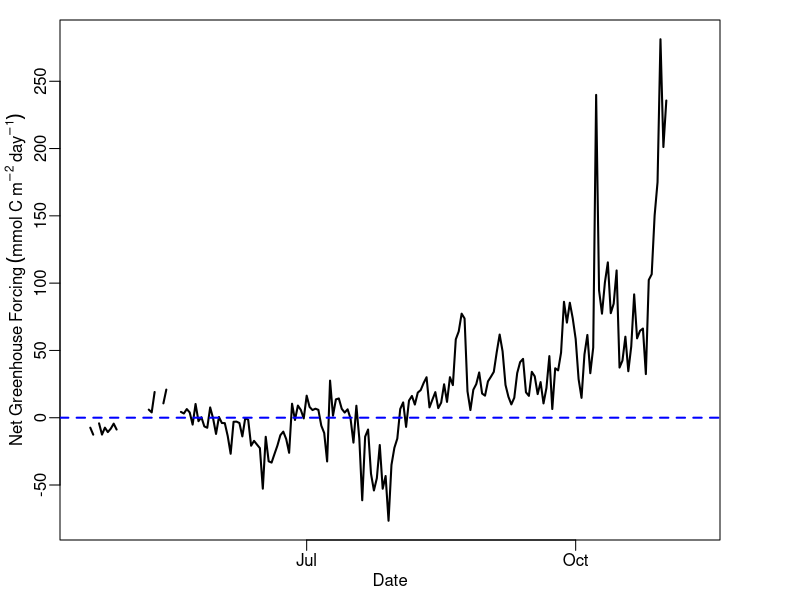
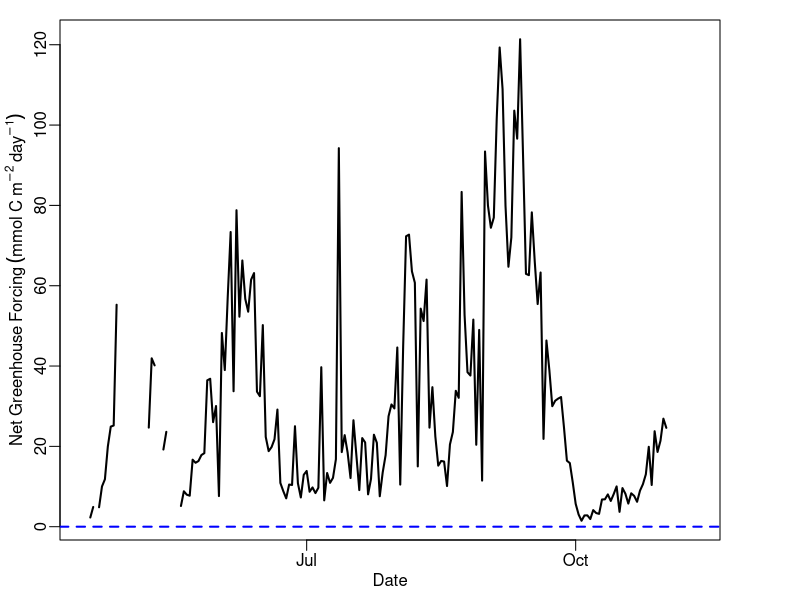
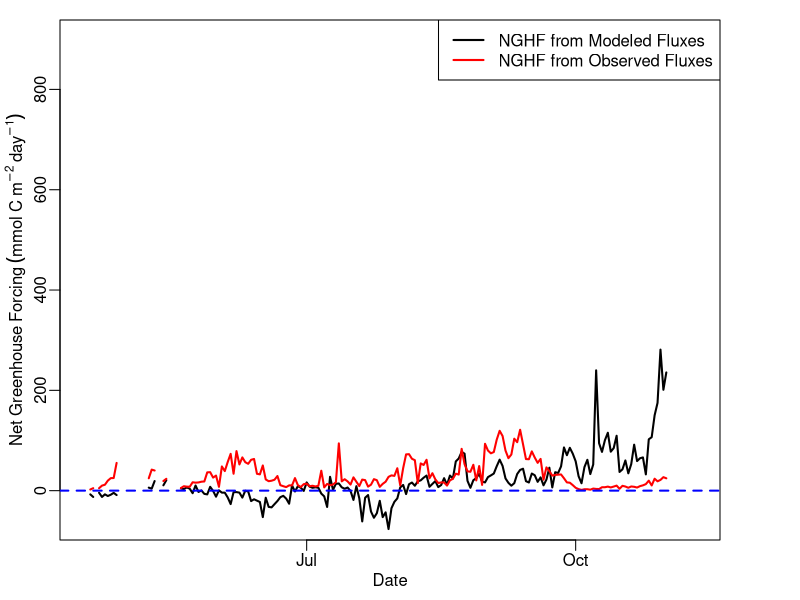
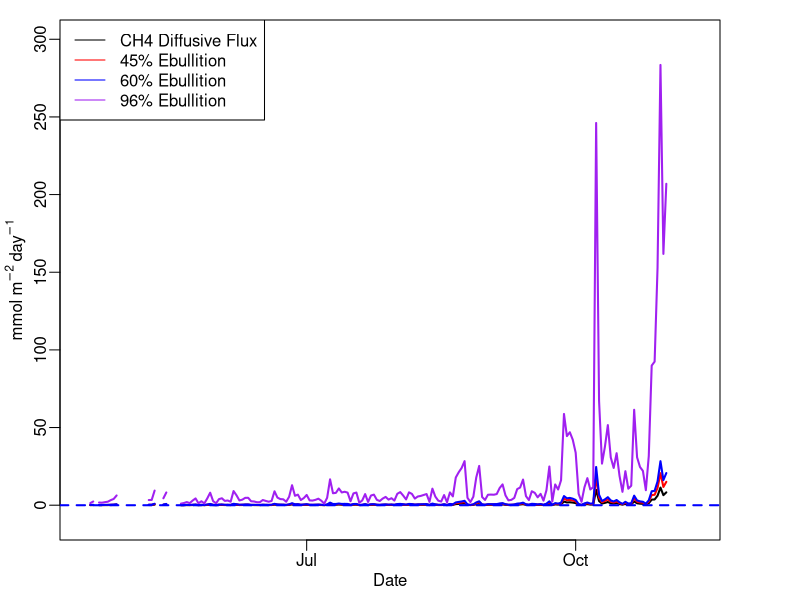
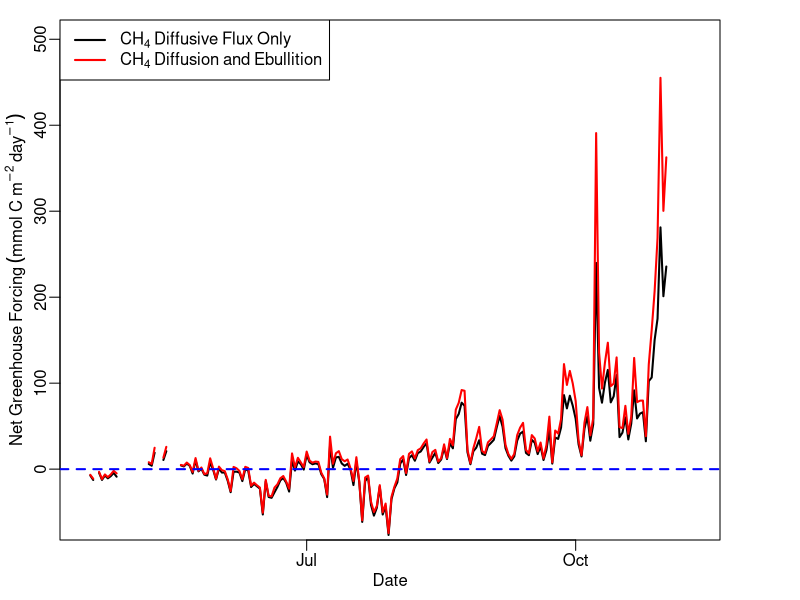
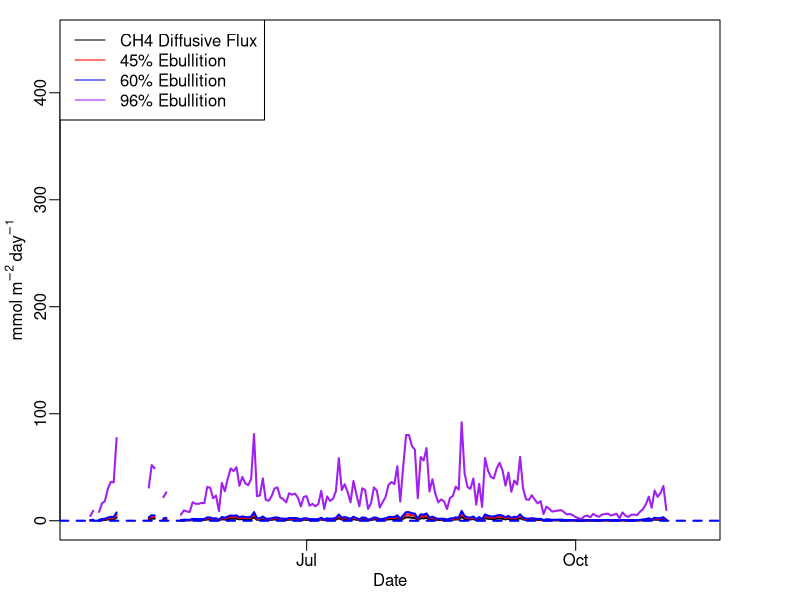
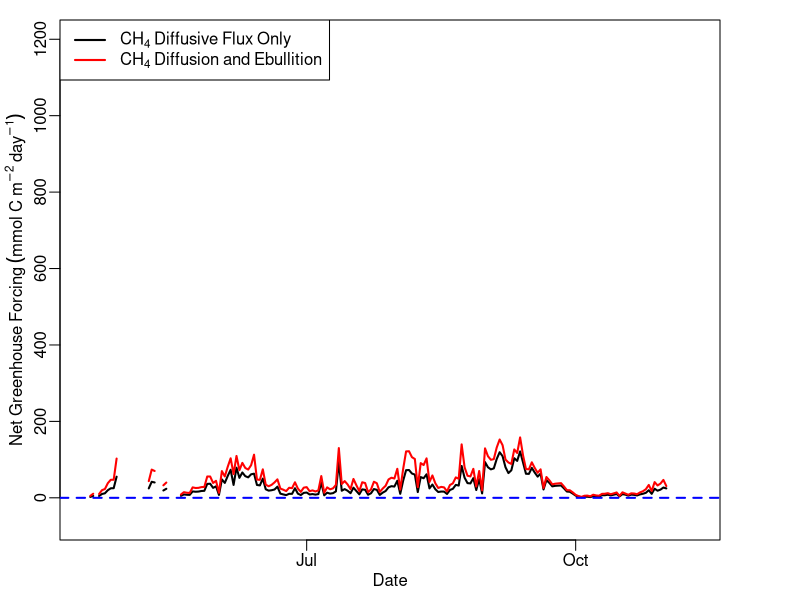

Write the R code that produced these figures, in order.
#Net GH Forcing Calculation and Figure
#2 March 2017
#JAH

#run Gas Flux script first
#assemble data frame: datetime, co2 flux, ch4 flux
#using gas flux from Read method
setwd("~/Dropbox/GitHub Repos/GLM-Mendota/Data/")
net.forcing<-read.csv('flux.data.csv')
datetime = as.Date(net.forcing$datetime)

########################################################################
######################NGHF USING MODELED FLUXES#########################
#convert gas fluxes to mmol of C m-2 day-1
mod.co2.flux.mmolC <- net.forcing$co2.flux.read.mod * (12/44)
mod.ch4.flux.mmolC <- net.forcing$ch4.flux.read.mod * (12/16)

net.forcing <- cbind(net.forcing, mod.co2.flux.mmolC, mod.ch4.flux.mmolC)

#calculate Net GH Forcing
mod.netGHG <- (25*net.forcing$mod.ch4.flux.mmolC) + net.forcing$mod.co2.flux.mmolC

xlab = expression(Date)
ylab = expression(Net~Greenhouse~Forcing~(mmol~C~m^-2~day^-1))
quartz()
par(mar=c(3,3,1,4),mgp=c(1.5,0.5,0),tck=-0.02)
plot(datetime,mod.netGHG,type = 'l',lwd=2,ylab=ylab, xlab = xlab)
abline(0,0,lty=2, col='blue',lwd=2)

########################################################################
######################NGHF USING OBSERVED FLUXES########################
#convert gas fluxes to mmol of C m-2 day-1
obs.co2.flux.mmolC <- net.forcing$co2.flux.read.obs * (12/44)
obs.ch4.flux.mmolC <- net.forcing$ch4.flux.read.obs * (12/16)

net.forcing <- cbind(net.forcing, obs.co2.flux.mmolC, obs.ch4.flux.mmolC)

#calculate Net GH Forcing
obs.netGHG <- (25*net.forcing$obs.ch4.flux.mmolC) + net.forcing$obs.co2.flux.mmolC

xlab = expression(Date)
ylab = expression(Net~Greenhouse~Forcing~(mmol~C~m^-2~day^-1))
quartz()
par(mar=c(3,3,1,4),mgp=c(1.5,0.5,0),tck=-0.02)
plot(datetime,obs.netGHG,type = 'l',lwd=2,ylab=ylab, xlab = xlab)
abline(0,0,lty=2, col='blue',lwd=2)

net.forcing<-cbind(net.forcing, mod.netGHG, obs.netGHG)
write.csv(net.forcing, file = 'netGHGforcing.csv',row.names = FALSE)

########################################################################
######################BOTH NGHF, ONE PLOT###############################
xlab = expression(Date)
ylab = expression(Net~Greenhouse~Forcing~(mmol~C~m^-2~day^-1))
quartz()
par(mar=c(3,3,1,4),mgp=c(1.5,0.5,0),tck=-0.02)
plot(datetime,mod.netGHG,type = 'l', lwd = 2,ylab = ylab, xlab = xlab,ylim=c(-60,900))
lines(datetime, obs.netGHG,type = 'l', lwd = 2, col='red')
abline(0,0,col='blue',lty=2,lwd=2)
legend('topright',c("NGHF from Modeled Fluxes",'NGHF from Observed Fluxes'),lwd=c(2,2),col=c('black','red'))






########################################################################
##############################INCLUDE EBULLITION########################
#from MODELED gas fluxes
#Bastviken et al. 2004: 45% ebullition based on lake size
#Bastviken et al. 2004: 60% ebullition, generally
#Casper et al. 2000: 96% ebullition, based on tropic state

mod.bastviken.total.ch4.flux <- net.forcing$ch4.flux.read.mod * (100/55)
mod.bastviken.high.total.ch4.flux <- net.forcing$ch4.flux.read.mod * (100/40)
mod.casper.total.ch4.flux <- net.forcing$ch4.flux.read.mod * (100/4)

quartz()
par(mar=c(3,3,1,4),mgp=c(1.5,0.5,0),tck=-0.02)
plot(datetime, net.forcing$ch4.flux.read.mod, type = 'l',ylim = c(-10,300),xlab = 'Date', ylab = expression(mmol~m^-2~day^-1),lwd=2)
lines(datetime, mod.bastviken.total.ch4.flux, type = 'l', col='red',lwd=2)
lines(datetime, mod.bastviken.high.total.ch4.flux, type = 'l', col = 'blue',lwd=2)
lines(datetime, mod.casper.total.ch4.flux, type = 'l', col = 'purple',lwd=2)
legend('topleft',c('CH4 Diffusive Flux','45% Ebullition','60% Ebullition','96% Ebullition'),lty = c(1,1,1,1), col = c('black','red','blue','purple'))
abline(0,0,lty=2,lwd=2,col='blue')

#####convert to mmol C m^-2 day^-1####
mod.inc.ch4.flux.mmolC <- mod.bastviken.total.ch4.flux * (12/16)

mod.inc.netGHG <- (25*mod.inc.ch4.flux.mmolC) + net.forcing$mod.co2.flux.mmolC


quartz()
par(mar=c(3,3,1,4),mgp=c(1.5,0.5,0),tck=-0.02)
plot(datetime,mod.netGHG,type = 'l',lwd=2,ylab=ylab, xlab = xlab,ylim=c(-60,500))
lines(datetime,mod.inc.netGHG,type = 'l',lwd=2,ylab=ylab, xlab = xlab, col = 'red')
abline(0,0,lty=2, col='blue',lwd=2)
legend('topleft',c(expression(CH[4]~Diffusive~Flux~Only),expression(CH[4]~Diffusion~and~Ebullition)),lty=c(1,1),lwd=c(2,2), col=c('black','red'))



#from OBSERVED gas fluxes
obs.bastviken.total.ch4.flux <- net.forcing$ch4.flux.read.obs * (100/55)
obs.bastviken.high.total.ch4.flux <- net.forcing$ch4.flux.read.obs * (100/40)
obs.casper.total.ch4.flux <- net.forcing$ch4.flux.read.obs * (100/4)

quartz()
par(mar=c(3,3,1,4),mgp=c(1.5,0.5,0),tck=-0.02)
plot(datetime, net.forcing$ch4.flux.read.obs, type = 'l',ylim = c(0, 450),xlab = 'Date', ylab = expression(mmol~m^-2~day^-1),lwd=2)
lines(datetime, obs.bastviken.total.ch4.flux, type = 'l', col='red',lwd=2)
lines(datetime, obs.bastviken.high.total.ch4.flux, type = 'l', col = 'blue',lwd=2)
lines(datetime, obs.casper.total.ch4.flux, type = 'l', col = 'purple',lwd=2)
legend('topleft',c('CH4 Diffusive Flux','45% Ebullition','60% Ebullition','96% Ebullition'),lty = c(1,1,1,1), col = c('black','red','blue','purple'))
abline(0,0,lty=2,lwd=2,col='blue')


#####convert to mmol C m^-2 day^-1####
obs.inc.ch4.flux.mmolC <- obs.bastviken.total.ch4.flux * (12/16)

obs.inc.netGHG <- (25*obs.inc.ch4.flux.mmolC) + net.forcing$obs.co2.flux.mmolC


quartz()
par(mar=c(3,3,1,4),mgp=c(1.5,0.5,0),tck=-0.02)
plot(datetime,obs.netGHG,type = 'l',lwd=2,ylab=ylab, xlab = xlab,ylim=c(-60,1200))
lines(datetime,obs.inc.netGHG,type = 'l',lwd=2,ylab=ylab, xlab = xlab, col = 'red')
abline(0,0,lty=2, col='blue',lwd=2)
legend('topleft',c(expression(CH[4]~Diffusive~Flux~Only),expression(CH[4]~Diffusion~and~Ebullition)),lty=c(1,1),lwd=c(2,2), col=c('black','red'))
